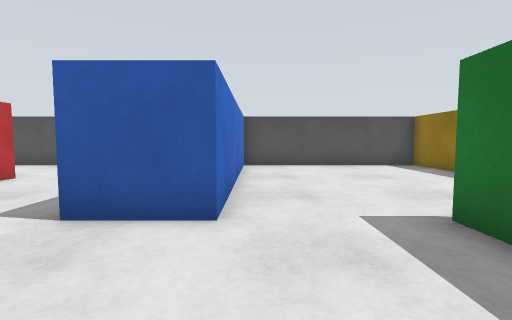
[1] (above)

16 first-person views from a walk through a world built for the Gazebo simulator. The camera is 0.51 m above the floor, tilts 4° down and sees 85° across. The floor is counted in squares, 0.5 m on a side. Each view is taken from the middle of a square. On the plan, view 1 faces up. The plan holds only what a view shows up to about 11 squares ahead; the rest is blank. The place goes on beyond the plan.

[2]
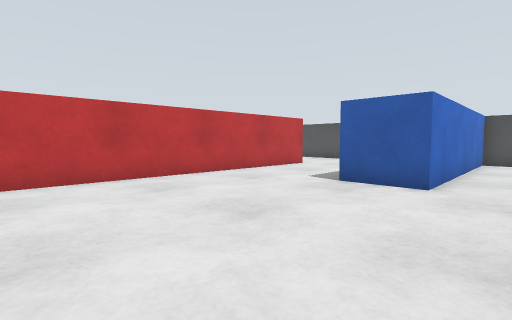

[3]
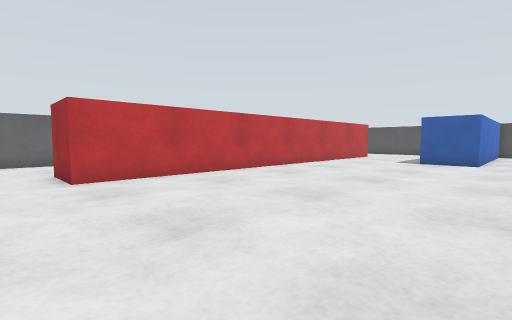

[4]
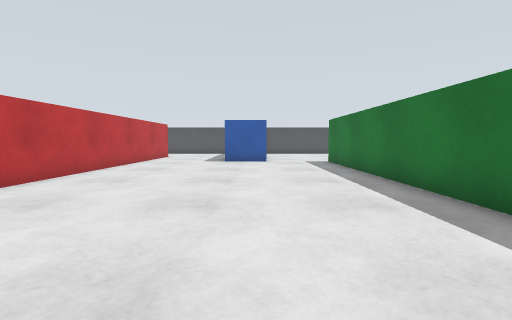

[5]
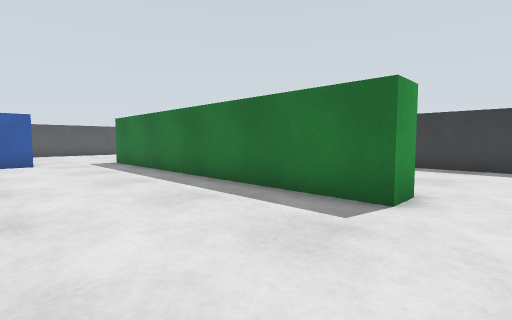

[6]
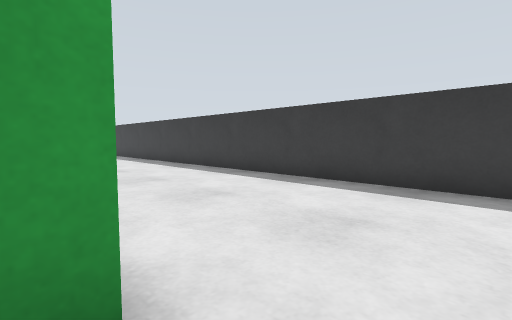

[7]
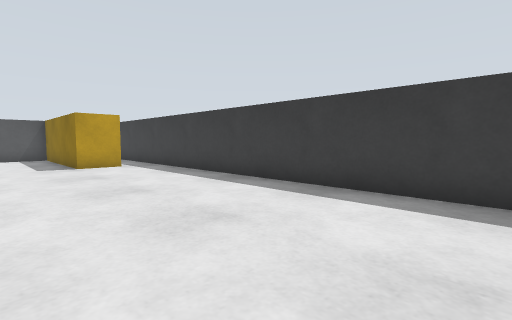

[8]
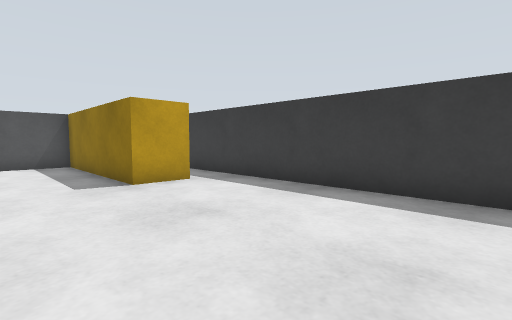

[9]
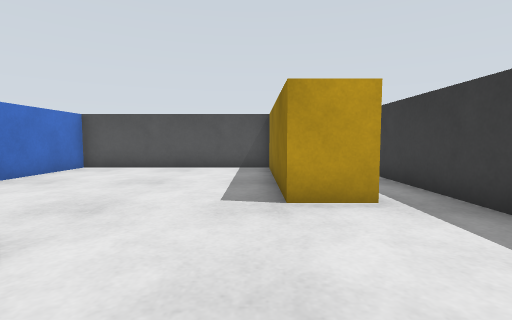

[10]
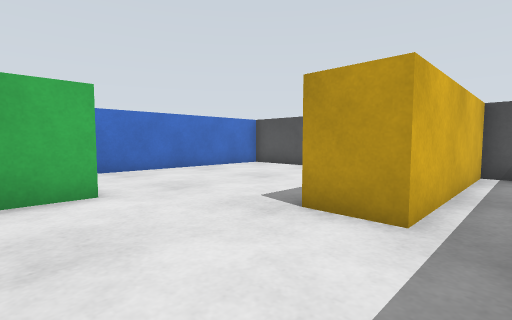

[11]
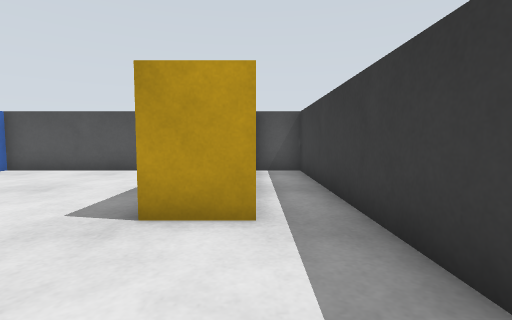

[12]
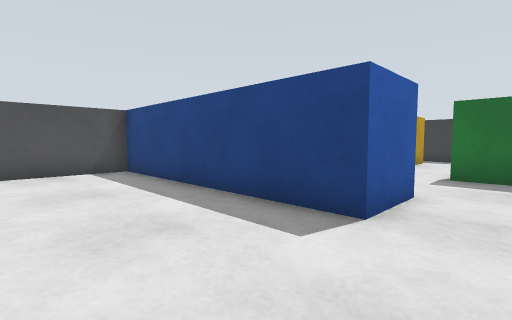

[13]
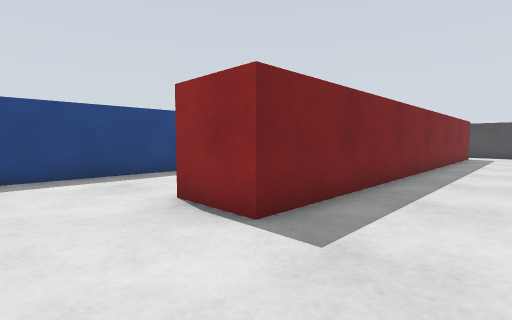

[14]
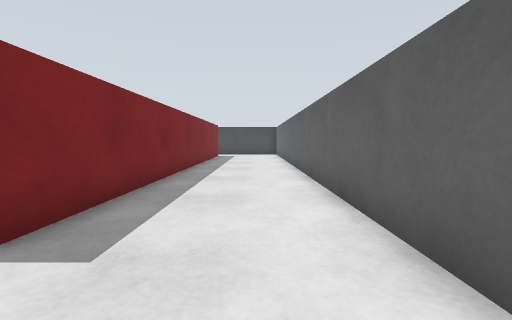

[15]
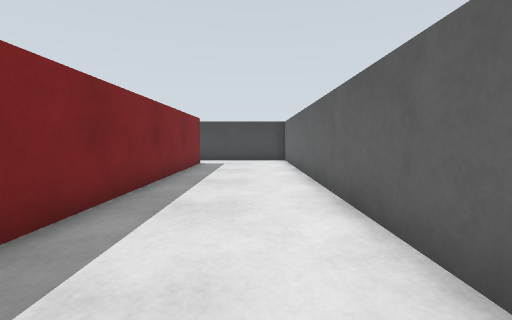

[16]
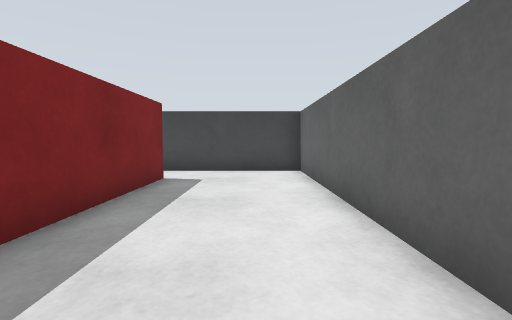

### Floor plan
Key: @ floor where view 1 was taken; # wall or solid block; . floor; B blue box; Y yellow box.
Columns run from 13 left of view 1 to 10 right of it. Each row starts with its distance up from view 1.
 12        #################
 11     .. ....BB.......YY.#
 10   . .......BB.......YY.#
  9    ........BB.......YY.#
  8 #..........BB.......YY.#
  7 #....##....BB.......YY.#
  6 #....##....BB.......YY.#
  5 #....##....BB..........#
  4 #....##....BB..........#
  3 #....##.........#......#
  2 #....##.........#......#
  1 #....##.........#......#
  0 #....##......@..#......#
 -1 #....##.........#......#
 -2 #....##.........#......#
 -3 #....##.........#......#
 -4 #....##.........#......#
 -5 #....##.........#......#
 -6 #....##.........#......#
 -7 #....##.........#......#
 -8 #....##.........#......#
 -9 #......................#
-10 #......................#
-11 ######

Where each view was taken, in squares from view 1:
view 1: 0 up, 0 right, facing up
view 2: 3 down, 1 right, facing up-left
view 3: 10 down, 1 right, facing up-left
view 4: 10 down, 1 left, facing up
view 5: 10 down, 2 left, facing up-right
view 6: 10 down, 3 right, facing up-right
view 7: 6 down, 4 right, facing up-right
view 8: 1 down, 4 right, facing up-right
view 9: 1 up, 6 right, facing up
view 10: 2 up, 9 right, facing up-left
view 11: 2 up, 8 right, facing up
view 12: 2 up, 6 left, facing up-right
view 13: 10 up, 11 left, facing down-right
view 14: 10 up, 11 left, facing down
view 15: 4 up, 11 left, facing down
view 16: 1 down, 11 left, facing down
